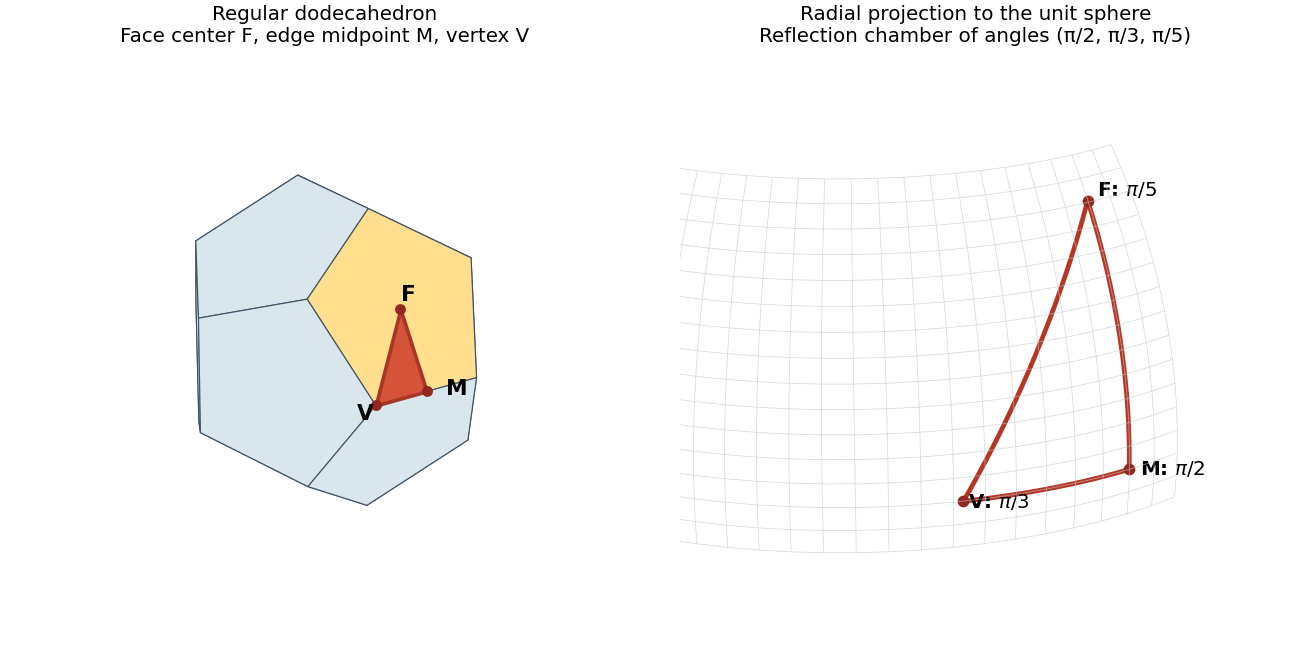

Write Python code to recreate this figure.
"""Draw a regular dodecahedron and its (2,3,5) spherical reflection chamber.

Tested with Python 3.14.4, NumPy 2.3.5 and Matplotlib 3.10.7.
Writes paper-3-dodecahedron.png to the caller's current working directory.
The caller may supply MPLCONFIGDIR; this script leaves it unchanged.
"""
import itertools

import matplotlib
matplotlib.use("Agg")
import matplotlib.pyplot as plt
import numpy as np
from mpl_toolkits.mplot3d.art3d import Poly3DCollection


def main():
    phi = (1 + np.sqrt(5.0)) / 2
    vertices = list(itertools.product([-1.0, 1.0], repeat=3))
    normals = []
    for u, v in itertools.product([-1.0, 1.0], repeat=2):
        a = (0, u / phi, v * phi)
        vertices.extend([a, (a[1], a[2], 0), (a[2], 0, a[1])])
        n = (0, u * phi, v)
        normals.extend([n, (n[1], n[2], 0), (n[2], 0, n[1])])
    vertices = np.array(vertices)
    polygons = []
    for normal in normals:
        normal = np.array(normal)
        face = vertices[np.isclose(vertices @ normal, phi ** 2)]
        center = face.mean(axis=0)
        e1 = face[0] - center
        e1 /= np.linalg.norm(e1)
        e2 = np.cross(normal / np.linalg.norm(normal), e1)
        angles = np.arctan2((face - center) @ e2, (face - center) @ e1)
        polygons.append(face[np.argsort(angles)])
    normal = np.array([0., phi, 1.])
    F = normal * phi ** 2 / np.dot(normal, normal)
    M = np.array([0., phi, 0.])
    V = np.array([1 / phi, phi, 0.])
    chamber = np.array([F, M, V])
    fig = plt.figure(figsize=(10, 5), facecolor="white", layout="constrained")
    ax = fig.add_subplot(121, projection="3d", computed_zorder=False)
    colors = ["#ffdf8d" if np.allclose(n, normal) else "#d9e7ed" for n in normals]
    ax.add_collection3d(Poly3DCollection(polygons, facecolors=colors, edgecolors="#405367", linewidths=.65, alpha=1, zorder=1))
    ax.add_collection3d(Poly3DCollection([chamber], facecolors="#d55339", edgecolors="#a63625", linewidths=2, alpha=1, zorder=2))
    ax.scatter(*chamber.T, color="#94271d", s=25, depthshade=False, zorder=3)
    for point, name, offset in zip(chamber, ["F", "M", "V"], [[0, 0, .09], [-.24, 0, -.10], [.22, 0, -.10]]):
        ax.text(*(point + offset), name, fontsize=12, weight="bold", zorder=4)
    ax.set_title("Regular dodecahedron\nFace center F, edge midpoint M, vertex V", fontsize=11)
    ax.set_xlim(-1.8, 1.8); ax.set_ylim(-1.8, 1.8); ax.set_zlim(-1.8, 1.8)
    ax.set_box_aspect((1, 1, 1)); ax.view_init(elev=22, azim=55); ax.set_axis_off()
    bx = fig.add_subplot(122, projection="3d")
    unit = chamber / np.linalg.norm(chamber, axis=1)[:, None]
    for a, b in [(0, 1), (1, 2), (2, 0)]:
        angle = np.arccos(np.clip(np.dot(unit[a], unit[b]), -1, 1))
        s = np.linspace(0, 1, 100)
        arc = (np.sin((1 - s) * angle)[:, None] * unit[a] + np.sin(s * angle)[:, None] * unit[b]) / np.sin(angle)
        bx.plot(*arc.T, color="#b63624", linewidth=2.6)
    # A small patch of the sphere contains the entire chamber.
    longitude = np.linspace(0.48, 1.7, 20)
    latitude = np.linspace(-.1, .65, 16)
    lon, lat = np.meshgrid(longitude, latitude)
    bx.plot_wireframe(np.cos(lat)*np.cos(lon), np.cos(lat)*np.sin(lon), np.sin(lat), color="#bdcbd3", linewidth=.45, alpha=.65)
    bx.scatter(*unit.T, color="#94271d", s=30, depthshade=False)
    for point, name in zip(unit, [r"F: $\pi/5$", r"M: $\pi/2$", r"V: $\pi/3$"]):
        bx.text(*(point * 1.035), name, fontsize=11, weight="bold")
    bx.set_xlim(-.15, .65); bx.set_ylim(.6, 1.1); bx.set_zlim(-.08, .65)
    bx.set_box_aspect((.8, .5, .73)); bx.view_init(elev=22, azim=55); bx.set_axis_off()
    bx.set_title("Radial projection to the unit sphere\nReflection chamber of angles (π/2, π/3, π/5)", fontsize=11)
    fig.savefig("paper-3-dodecahedron.png", dpi=130, facecolor="white", transparent=False)
    plt.close(fig)


if __name__ == "__main__":
    main()
